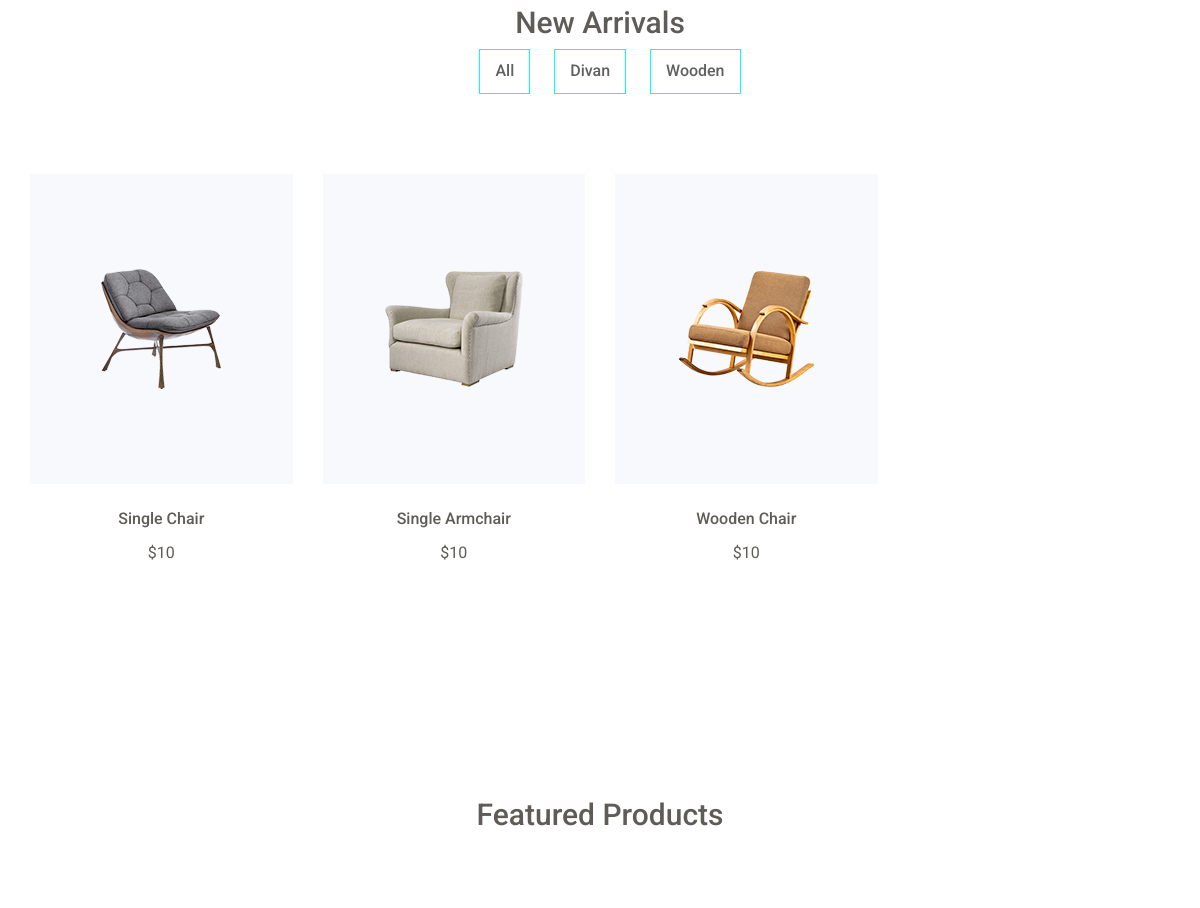
The app's page / (middle part), older data.
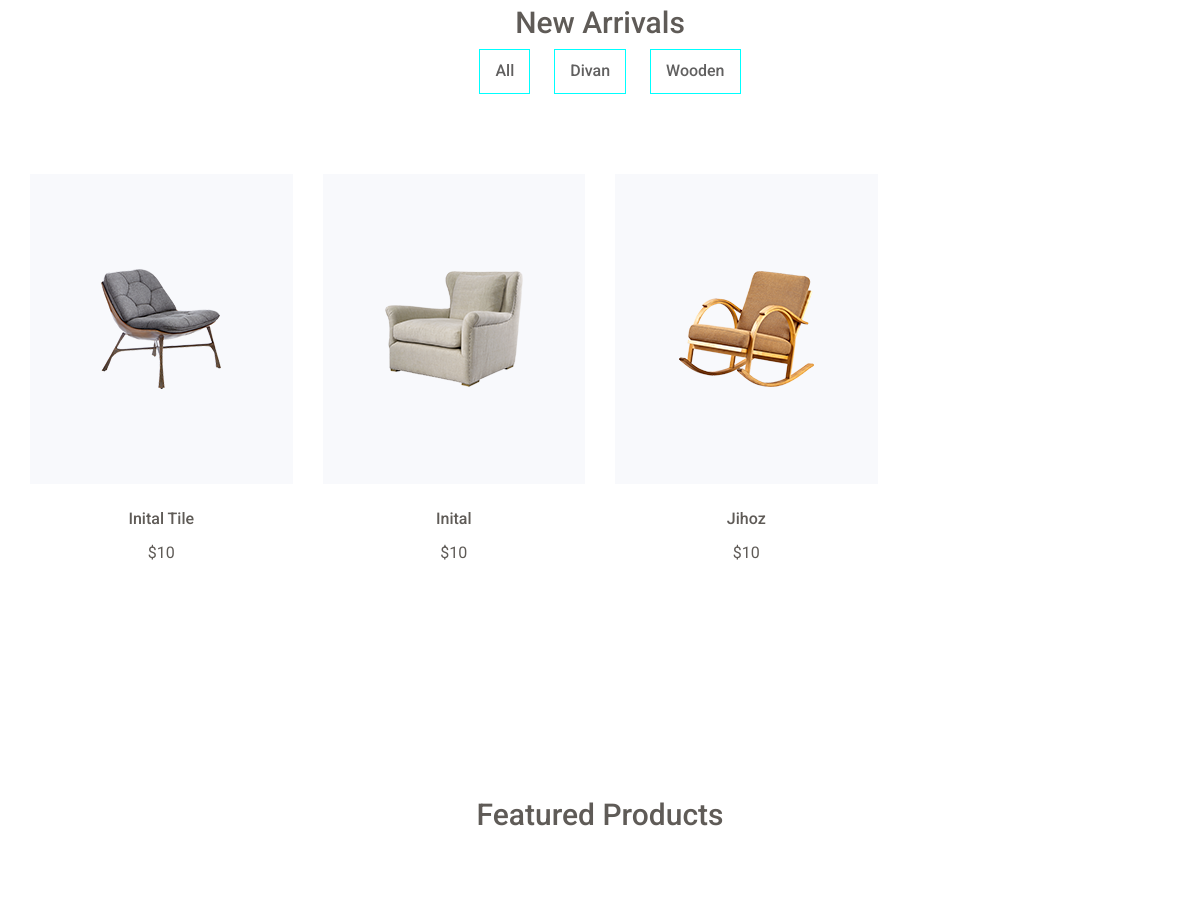
The same page, newer data.
### furn/models.py (models this page shows, shortened)
class Arrival(models.Model):
    arrivals_img = models.ImageField()
    arrivals_title = models.CharField(max_length=200)
    arrivals_price = models.IntegerField(default=10)
    category = models.ForeignKey("Category",blank=True, on_delete=models.CASCADE)
    arrivals_size  = models.CharField(max_length=30)
    arrivals_text = models.CharField(max_length=200)

### furn/views.py (the view)
# urls.py: path('', Home.as_view(), name='home'),
def home(request):
    category = request.GET.get('category')
    if category == None:
        arrivals = Arrival.objects.all()
    else:
        arrivals = Arrival.objects.filter(category__category_name=category)
    base = Carousel.objects.all()
    blog = Blog.objects.all()
    products = Product.objects.all()
    categires = Category.objects.all()
    context = {
        "base": base,
        "arrivals":arrivals,
        "blog":blog,
        "products":products,
        "categoryes":categires
    }
    return render(request, 'pages/home.html', context)

### templates/pages/home.html (shortened to what this page needs)
{% extends 'layouts/base.html' %}
{% block content %}
    {% include 'includes/new-arrivals.html' %}
    {% include 'includes/feature.html' %}
{% endblock content %}

### templates/includes/new-arrivals.html (shortened to what this page needs)
{% load static %}
<section id="new-arrivals" class="new-arrivals">
    <div class="container">
        <div class="section-header">
            <h2>new arrivals</h2>
            <a class="links" href="{% url 'furn:home' %}">All</a>
            {% for category in categoryes %}
            <a class="links" href="{% url 'furn:home' %}?category={{ category.category_name }}">{{ category.category_name }}</a>
            {% endfor %}
        </div>
        <div class="new-arrivals-content">
            <div class="row">
                {% for y in arrivals %}
                <div class="col-md-3 col-sm-4">
                    <div class="single-new-arrival">
                        <div class="single-new-arrival-bg">
                            <img src="{{ y.arrivals_img.url }}" alt="new-arrivals images">
                        </div>
                        <h4><a href="{% url 'furn:arrivals_detal' y.pk %}">{{ y.arrivals_title }}</a></h4>
                        <p class="arrival-product-price">${{ y.arrivals_price }}</p>
                    </div>
                </div>
                {% endfor %}
            </div>
        </div>
    </div>
</section>

Row changes from the older to the newer data that the page shows:
changed Arrival: arrivals_title "Single Chair" → "Inital Tile"
changed Arrival: arrivals_title "Single Armchair" → "Inital"
changed Arrival: arrivals_title "Wooden Chair" → "Jihoz"
